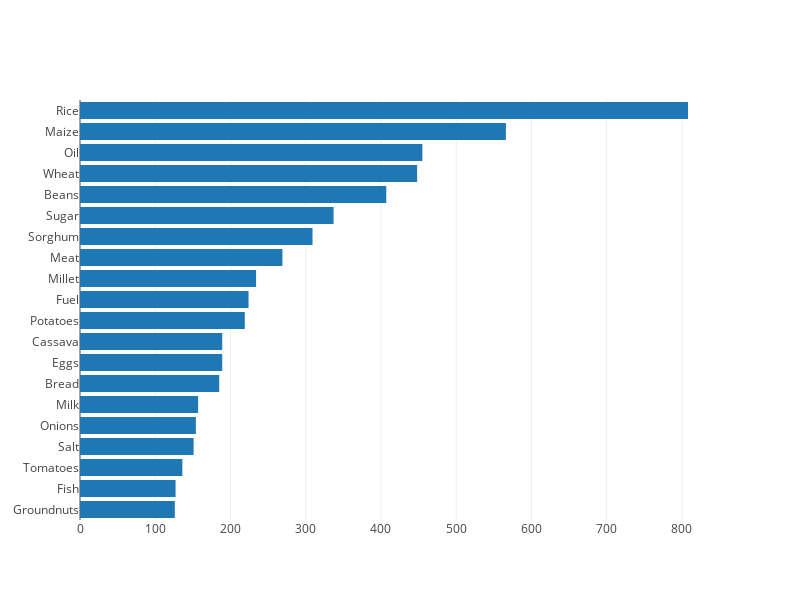

Notebook cell for this chart:
### Markdown cell above
#### Verkenning: Barchart v2

Dit is ook eigenlijk niet heel interessant, je wilt eigenlijk weten welke goederen enigsinds een diachroon perspectief mogelijk maken. Hoeveel datasets spannen over relatief veel tijd?

Ieder land met data in een jaar met betrekking tot het goed krijgt een punt in deze vis. Zoveel diachrone data als veel landen met data maakt de lijn dus langer. 

**Deze kwaliteit metriek gebruik ik in de rest van de selecties, met toevoeging van brandstof en wage**

### Code cell
quality_years = grouped_commodity_df["mp_price_norm"].mean().reset_index().groupby(by=["cm_name"])["mp_price_norm"].count().sort_values()
quality_years = quality_years[-20:]

barchart_trace = go.Bar(y=quality_years.index, x=quality_years.values, orientation = 'h')

layout = go.Layout(
    autosize=False,
    width=800,
    height= 200 + 20 * len(quality_years.index),
    yaxis=dict(
        showticklabels=True,
        automargin=True
    )
)

fig = go.Figure(data=[barchart_trace], layout=layout)
print(f"Total sum of year with data: {quality_years.sum()} " )
iplot(fig)

# Doe de eerste tien en concatenate wage (fuel zit al in deze lijst)
selectie = [*quality_years.sort_values(ascending=False)[:10].index, "Wage"]
selectie

### Figure 1 — Plotly figure (JSON) as saved in the notebook; plotly's stock layout.template omitted (floating-point values rounded to 4 significant figures)
{"data": [{"orientation": "h", "type": "bar", "uid": "bf2bd95e-5d1e-4dd0-81c0-9db678f91648", "x": [126, 127, 136, 151, 154, 157, 185, 189, 189, 219, 224, 234, 269, 309, 337, 407, 448, 455, 566, 808], "y": ["Groundnuts", "Fish", "Tomatoes", "Salt", "Onions", "Milk", "Bread", "Eggs", "Cassava", "Potatoes", "Fuel", "Millet", "Meat", "Sorghum", "Sugar", "Beans", "Wheat", "Oil", "Maize", "Rice"]}], "layout": {"autosize": false, "height": 600, "width": 800, "yaxis": {"automargin": true, "showticklabels": true}}}
